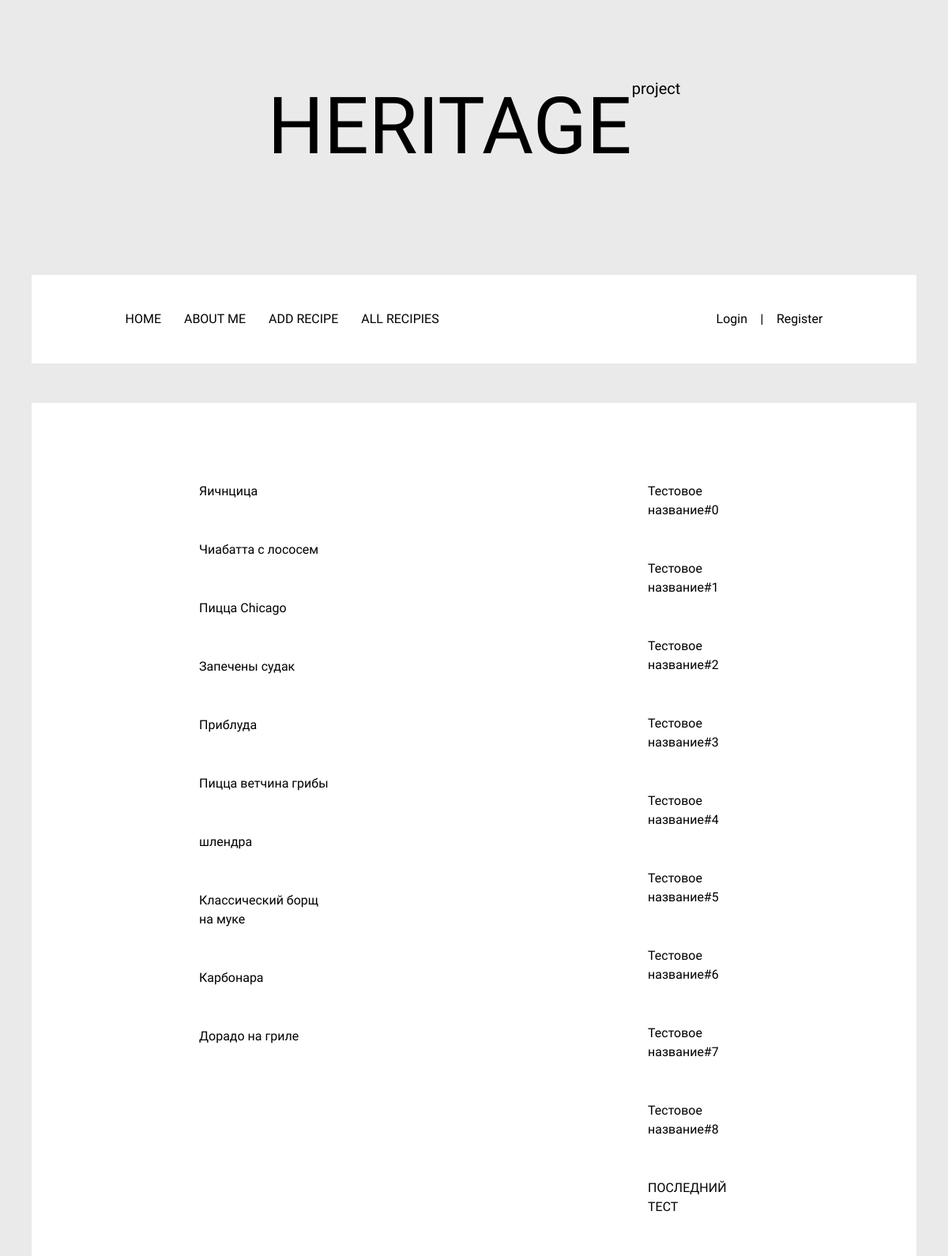
The app's page /all-rec, older data.
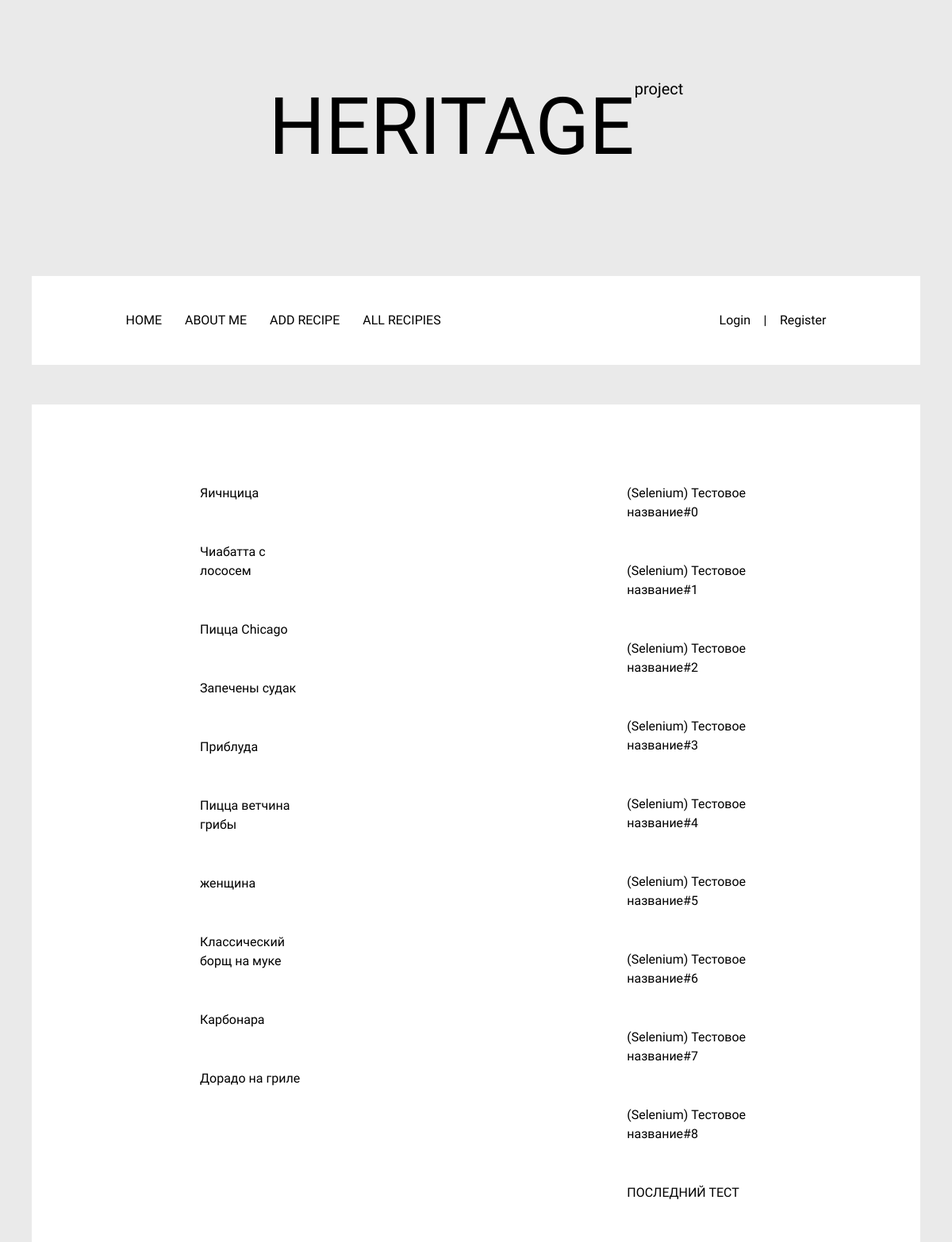
The same page, newer data.
### main/models.py (models this page shows, shortened)
class Recipe(models.Model):
    title = models.CharField('Название', max_length=50)
    describe = models.TextField('Описание')
    image = models.ImageField(upload_to='img/',blank=True)
    rec_time=models.DateTimeField(auto_now_add=True)
    objects = models.Manager()
    class Meta:
        verbose_name = 'Recipe'
        verbose_name_plural = 'Recipies'

### main/views.py (the view)
# urls.py: path('all-rec', views.allrec, name='all'),
def allrec(request):
    recipies = Recipe.objects.all()
    recipies1 = recipies[0:len(recipies) //2 ]
    recipies2 = recipies[len(recipies) // 2:]
    return render(request,'main/all-rec.html', {'title':'All recipe','recipies1':recipies1, 'recipies2':recipies2})

### main/templates/main/all-rec.html (shortened to what this page needs)
{% extends 'base.html'%}
{% block content %}
    <div class="container-fluid">
        <div class="spisok_rec">
            <div class="all_rec">
                <div class="recipies">
                    {% for el in recipies1 %}
                        <div class='link_rec'>
                            <a href="{% url 'recipe' el.pk %}">{{ el.title }}</a><br>
                        </div>
                    {% endfor %}
                </div>
                <div class="recipies">
                    {% for el in recipies2 %}
                        <div class='link_rec'>
                            <a  href="{% url 'recipe' el.pk %}">{{ el.title }}</a><br>
                        </div>
                    {% endfor %}
                </div>
            </div>
        </div>
    </div>
{% endblock %}

### main/templates/base.html (shortened to what this page needs)
{% load static %}
<html lang="en">
<head>
    <link href="https://cdn.jsdelivr.net/npm/bootstrap@5.3.0-alpha3/dist/css/bootstrap.min.css" rel="stylesheet">
    <link rel="stylesheet" type="text/css" href="{% static 'css/header_footer.css' %}">
    <link rel="stylesheet" type="text/css" href="{% static 'css/slick.css' %}">
    <link rel="stylesheet" type="text/css" href="{% static 'css/slick-theme.css' %}">
</head>
<body>
    <div class="header_logo-cont">
        <div class="header_logo">
            <h1 class="header_logo-inner"><a class='logo_link' href="{% url 'home' %}">HERITAGE</a></h1>
            <h5><a class="logo_link" href="{% url 'home' %}">project</a></h5>
        </div>
    </div>
    <header class="container-fluid ">
            <div class="container">
                <nav class="menu">
                    <div>
                        <a href="{% url 'home' %}">HOME</a>
                        <a href="{% url 'about' %}">ABOUT ME</a>
                        <a id="create" href="{% url 'create' %}">ADD RECIPE</a>
                        <a id='all_rec' href="{% url 'all' %}">ALL RECIPIES</a>
                    </div>
                    <div class="menu_user">
                        {% if user.is_authenticated %}
                        <a id="user" href="#">USER:   {{ user }}<a> |
                        <a id='logout' href="{% url 'logout' %}">Logout</a>
                        {% else %}
                        <a id="login" href="{% url 'login' %}">Login</a> |
                        <a id="register" href="{% url 'register' %}">Register</a>
                        {% endif %}
                    </div>
                </nav>
            </div>
    </header>
    {% block content %}{% endblock %}
</body>
</html>

### main/static/css/header_footer.css (style rules this page uses)
* { box-sizing: border-box; margin: 0; padding: 0; }
.header_logo-cont { margin-top: 100; }
.header_logo { display: flex; justify-content: center; margin: 0 auto; }
.header_logo-inner { font-family: 'Josefin Sans', sans-serif; font-size: 100px; }
.logo_link { text-decoration: none; color: black; }
.container-fluid { max-width: 1120px; margin: auto; background-color: white; }
.container { width: 100%; padding: 44px 94px; margin-top: 120px; }
body { font-family: 'Josefin Sans', sans-serif; font-size: 16px; background-color: #eaeaea; }
.menu { display:flex; justify-content: space-between; }
.menu_user { font-size: 1em; text-decoration: none; color: black; }
header .container .menu a { font-size: 1em; text-decoration: none; color: black; margin: 12.5px; }
.spisok_rec { margin-top: 50px; }
.all_rec { display: flex; justify-content: space-between; }
.recipies { margin:50px 200px 50px 200px; }
.link_rec { text-decoration: none; color: black; margin-top: 50px; }
.link_rec a { text-decoration: none; color: black; }

Row changes from the older to the newer data that the page shows:
changed Recipe: title "шлендра" → "женщина"
changed Recipe: title "Тестовое название#0" → "(Selenium) Тестовое название#0"
changed Recipe: title "Тестовое название#1" → "(Selenium) Тестовое название#1"
changed Recipe: title "Тестовое название#2" → "(Selenium) Тестовое название#2"
changed Recipe: title "Тестовое название#3" → "(Selenium) Тестовое название#3"
changed Recipe: title "Тестовое название#4" → "(Selenium) Тестовое название#4"
changed Recipe: title "Тестовое название#5" → "(Selenium) Тестовое название#5"
changed Recipe: title "Тестовое название#6" → "(Selenium) Тестовое название#6"
changed Recipe: title "Тестовое название#7" → "(Selenium) Тестовое название#7"
changed Recipe: title "Тестовое название#8" → "(Selenium) Тестовое название#8"
